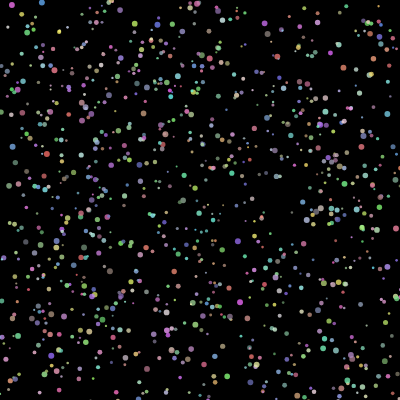
Frame 1 (no input)
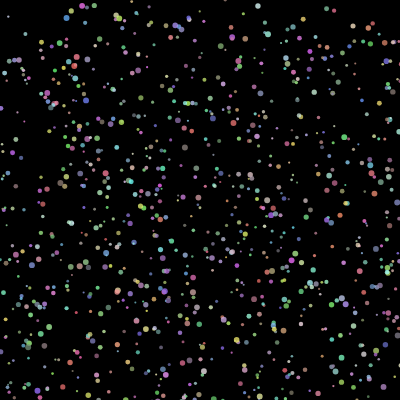
Frame 60 (no input)
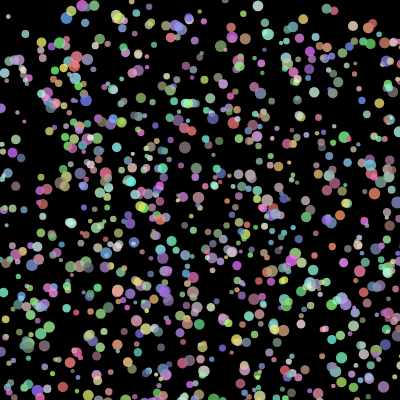
Frame 120 (the mouse pressed at the canvas centre since frame 60)

The p5.js sketch that drew these frames (run headless with seeded random() and noise() and a simulated clock; from frame 60 on, the mouse is pressed at the canvas centre):

// p5.js sketch
// ── sketch.js
let particles = [];
let grid = [];
let cols, rows;
let cellSize = 20;
let time = 0;
let frozen = false;

function setup() {
  createCanvas(400, 400);
  cols = width / cellSize;
  rows = height / cellSize;
  for (let i = 0; i < cols; i++) {
    grid[i] = [];
    for (let j = 0; j < rows; j++) {
      grid[i][j] = [];
    }
  }
  for (let i = 0; i < 1000; i++) {
    particles.push({
      x: random(width),
      y: random(height),
      vx: random(-2, 2),
      vy: random(-2, 2),
      color: color(random(100, 255), random(100, 255), random(100, 255), 200),
      size: random(2, 6)
    });
  }
}

function draw() {
  background(0);
  time++;
  
  if (frozen) {
    // Draw frozen particles as glowing dots
    noStroke();
    for (let p of particles) {
      fill(p.color);
      ellipse(p.x, p.y, p.size * 2);
    }
    return;
  }

  // Update and draw particles
  for (let i = 0; i < particles.length; i++) {
    let p = particles[i];
    
    // Apply some chaotic movement
    p.x += p.vx + sin(time * 0.01) * 0.5;
    p.y += p.vy + cos(time * 0.01) * 0.5;

    // Boundary check
    if (p.x < 0 || p.x > width || p.y < 0 || p.y > height) {
      p.vx *= -1;
      p.vy *= -1;
    }

    // Update grid
    let col = floor(p.x / cellSize);
    let row = floor(p.y / cellSize);
    if (col >= 0 && col < cols && row >= 0 && row < rows) {
      grid[col][row].push(i);
    }
    
    // Draw particle
    noStroke();
    fill(p.color);
    ellipse(p.x, p.y, p.size);
  }

  // Clear grid for next frame
  for (let i = 0; i < cols; i++) {
    for (let j = 0; j < rows; j++) {
      grid[i][j] = [];
    }
  }
}

function mousePressed() {
  frozen = true;
  noLoop();
}
